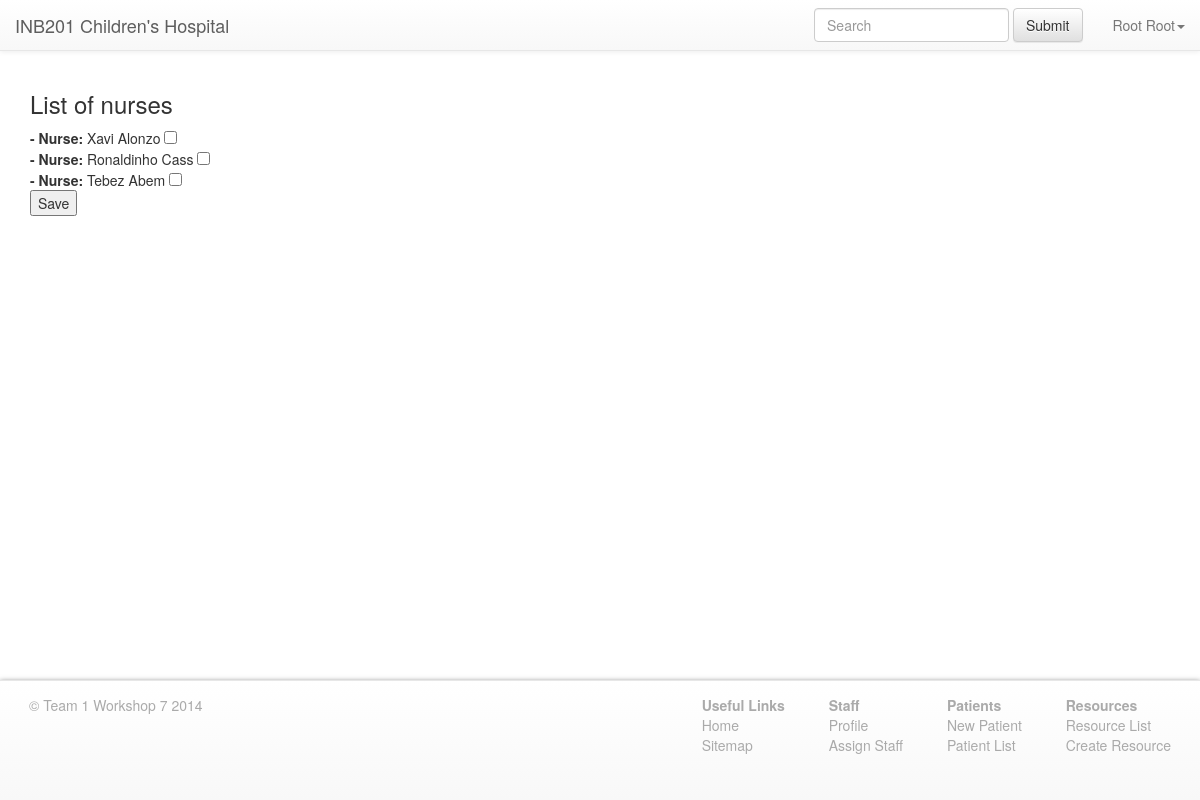
Screenshot of /doctor-nurse-insert.php (signed in) with the database file from the repository.
### tables this page shows
CREATE TABLE `staff` (
  `id` int(10) unsigned NOT NULL AUTO_INCREMENT,
  `firstname` varchar(50) DEFAULT NULL,
  `lastname` varchar(50) DEFAULT NULL,
  `username` varchar(50) DEFAULT NULL,
  `email` varchar(100) DEFAULT NULL,
  `password` char(128) DEFAULT NULL,
  `role_id` int(11) NOT NULL,
  `password_reset` int(11) NOT NULL DEFAULT '1',
  PRIMARY KEY (`id`)
);

### .class/database.class.php (called while the page is built, shortened)
<?php
class Database
{
    private static $Instance;
    private function __construct()
    {
        $this->dsn = 'mysql:dbname=clarensw_inb201;dbHost=localhost';
        $this->dbUser = 'clarensw_admin';
        $this->dbPass = 'qwerty()';
        $this->connection = new PDO($this->dsn,$this->dbUser,$this->dbPass);
    }
    public static function getInstance()
    {
        if(empty(self::$Instance))
        {
            try
            {
                self::$Instance = new Database();
            }
            catch (PDOException $e)
            {
                self::logAndDestroy($e);
            }
        }
        return self::$Instance;
    }
}
?>

### .class/model.class.php (called while the page is built, shortened)
<?php
require_once('database.class.php');
class model{
    protected $id = 0;
    static $table = "";
    public function __construct($id=0){
        if($id != 0){
            $this->load($id);
        }
    }
    public function load($id){
        $db = database::getInstance();
        $sql = 'SELECT * FROM '.static::$table.' WHERE id = :id LIMIT 1;';
        try{
            $stmt = $db->connection->prepare($sql);
            $stmt->execute(array('id' => $id));
        }catch (PDOException $e){
            database::logAndDestroy($e);
        }
        $row = $stmt->fetch(PDO::FETCH_ASSOC);
        $this->id = $id;
        return true;
    }
	public function id(){
       return $this->id;
   }
}
class link{
    public function __construct($current_model, $new_model_name, $joining_table='', $current_model_field='', $new_model_field=''){
        $this->current_model = $current_model;
        $this->new_model_name = $new_model_name;
        $this->new_model_table = $new_model_name::$table;
        $this->current_model_field = get_class($this->current_model).'_id';
    }
    public function data($sql){
        try{
            $db = database::getInstance();
            return $db->connection->query($sql);
        }catch (PDOException $e){
            database::logAndDestroy($e);
        }
    }
    public function loadIntoModels($result){
        $models = array();
        while($row=$result->fetch(PDO::FETCH_BOTH)){
            $models[] = new $this->new_model_name($row[0]);
        }
        return $models;
    }
}
class onetomany_link extends link{
    public function get(){
        $sql = "SELECT id FROM ".$this->new_model_table.' WHERE '.$this->current_model_field.' = '.$this->current_model->id().';';
        return $this->loadIntoModels($this->data($sql));
    }
}
?>

### .class/staff.class.php (called while the page is built, shortened)
<?php
require_once('acl.class.php');
require_once('model.class.php');
class staff extends model{
    public function __construct($id=0){
        parent::__construct($id);
    }
    public function authenticated(){
        if(isset($_SESSION['user'])){
            if($this->load($_SESSION['user']) == false){
                header('Location: /logout.php');
                die;
            }
            return true;
        }
        return false;
    }
}
?>

### .class/acl.class.php (called while the page is built, shortened)
<?php
require_once('model.class.php');
class role extends model{
	public function staff(){
	return new onetomany_link($this, 'staff');
	}
}
?>

### doctor-nurse-insert.php (the view, shortened to what this page needs)
<?php
require_once('.class/acl.class.php');
require_once('.class/staff.class.php');
require_once('.class/model.class.php');
include(".views/header.php");
$nurse_role = new role(3);
$nurses = $nurse_role->staff()->get();
echo "<div class='container'>";
echo "<h3>List of nurses</h3>";
echo "<form method='post'>";
foreach ($nurses as $nurse){
	echo "<strong>- Nurse: </strong>".$nurse->firstname." ".$nurse->lastname." <input type='checkbox' name='nurses[]' value='".$nurse->id()."'/><br/>";
}
echo "<input type='submit' value='Save'/>";
echo "</form>";
echo "</div>";
?>
<?PHP include(".views/footer.php"); ?>

### .views/nav-bar.php (shortened to what this page needs)
<nav class="navbar navbar-default navbar-static-top" role="navigation">
  <div class="container-fluid">
	<div class="navbar-header">
	  <a class="navbar-brand" href="/">INB201 Children's Hospital</a>
	</div>
	<div class="collapse navbar-collapse" id="bs-example-navbar-collapse-1">
	  <ul class="nav navbar-nav navbar-right">
	  <form class="navbar-form navbar-left" role="search" action="/search.php" method="get">
		<div class="form-group">
		  <input type="text" class="form-control" placeholder="Search" name="q">
		</div>
		<button type="submit" class="btn btn-default">Submit</button>
	  </form>
		<li class="dropdown">
		  <a href="#" class="dropdown-toggle" data-toggle="dropdown"><?php echo $staff->firstname?> <?php echo $staff->lastname?><b class="caret"></b></a>
		</li>
	  </ul>
	</div>
  </div>
</nav>

### css/additional-styles.css (style rules this page uses)
html, body { z-index:10; background-color:#FFFFFF; margin-bottom:120px; }

### rows the page displays
staff: firstname "Root", lastname "Root"
staff: firstname "Xavi", lastname "Alonzo"
staff: firstname "Ronaldinho", lastname "Cass"
staff: firstname "Tebez", lastname "Abem"
